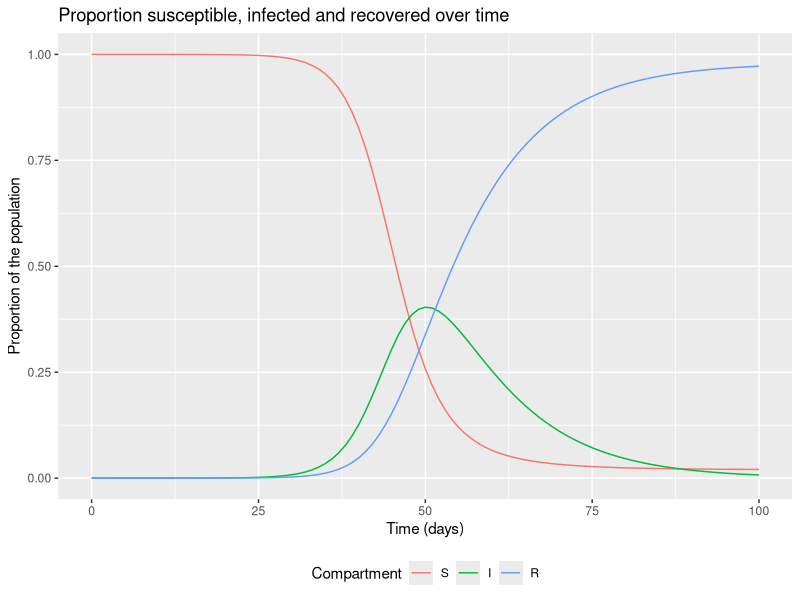
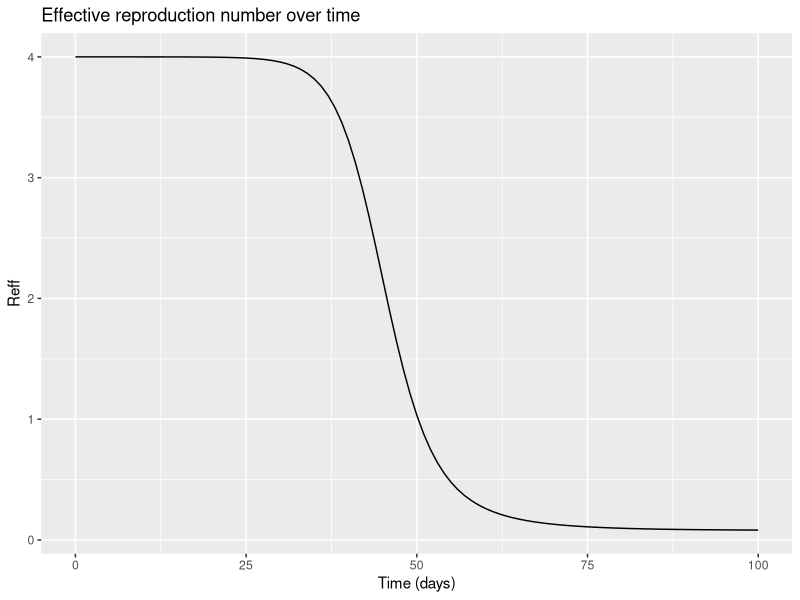

Write R code to recreate these figures, in order.
library(deSolve)
library(reshape2)
library(ggplot2)


initial_state_values <- c(S = 1000000-1,I = 1,R = 0)

parameters <- c(beta = 0.4, gamma = 0.1)

times <- seq(from = 0, to = 100, by = 1) 

sir_model <- function(time, state, parameters) {  
  
  with(as.list(c(state, parameters)), { 
    
    N <- S+I+R
    
    lambda <- beta * I/N
    
    dS <- -lambda * S               
    dI <- lambda * S - gamma * I    
    
    dR <- gamma * I         

    return(list(c(dS, dI, dR))) 
  })
  
}


output <- as.data.frame(ode(y = initial_state_values, 
                            times = times, 
                            func = sir_model,
                            parms = parameters))

output_long <- melt(as.data.frame(output), id = "time")                 

output_long$proportion <- output_long$value/sum(initial_state_values)

ggplot(data = output_long,                                              
       aes(x = time, y = proportion, colour = variable, group = variable)) + 
  geom_line() +                                                          
  xlab("Time (days)")+                                                   
  ylab("Proportion of the population") +                                 
  labs(colour = "Compartment",                                             
       title = "Proportion susceptible, infected and recovered over time") +                                                               
  theme(legend.position = "bottom")                                      

output$reff <- parameters["beta"]/parameters["gamma"] *                 
  output$S/(output$S+output$I+output$R)                    # multiply R0 by the proportion susceptible
# at each timestep/for each row
# In this calculation, the total population size (output$S+output$I+output$R) is calculated for each timestep
# so this approach would also be appropriate if the population size varies over time

# Plot Reff
ggplot(data = output,                                                    
       aes(x = time, y = reff)) +                                        
  geom_line() +                                                          
  xlab("Time (days)")+                                                   
  ylab("Reff") +                                                         
  labs(title = "Effective reproduction number over time")                
